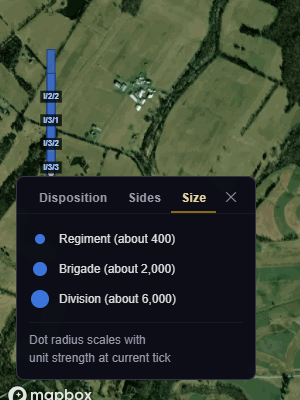
#> input picture docs/pitch/anim/shots/popups/d07-legend-size.png, 300 x 400 px, given in place of d02-cards-tick28.png, which was not available
$ python beforeafter.py
#> lines starting #> are read from the running program, lines starting #| are printed output that depends on the picture
from PIL import Image, ImageDraw, ImageFont
import os
S = 'docs/pitch/anim/shots/popups/'
pairs = [
    ('d02-cards-tick28.png', 'd50-proto-tick28-z13.5.png', 'before-after-tick28.png', 'Tick 28, Reynolds killed: the app today (left) and the Overlay Director prototype (right)'),
    ('d03-cards-tick553.png', 'd51-proto-tick553-z13.5.png', 'before-after-tick553.png', 'Tick 553, Cushing at the Angle: the app today (left) and the prototype (right)'),
]
try:
    font = ImageFont.truetype('C:/Windows/Fonts/segoeui.ttf', 22)
    small = ImageFont.truetype('C:/Windows/Fonts/segoeui.ttf', 18)
except Exception:
    font = small = ImageFont.load_default()
for a, b, out, cap in pairs:
    A = Image.open(S + a).convert('RGB'); B = Image.open(S + b).convert('RGB')
#> further down, A is the input picture: PIL image 300x400 RGB; mean R, G, B 55.2, 64.6, 50.1
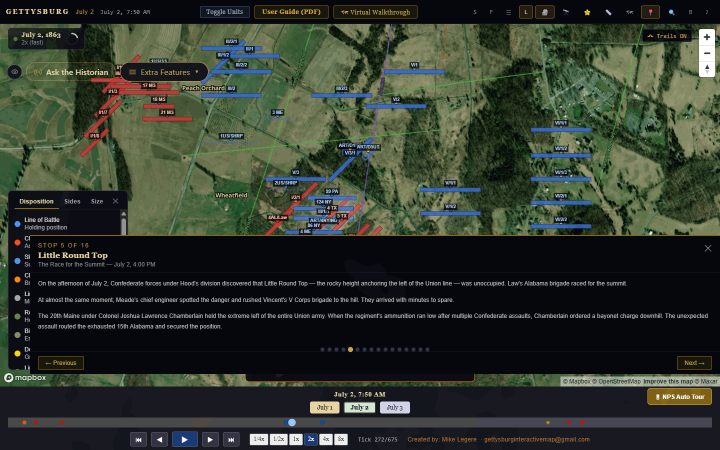
#> input picture docs/pitch/anim/shots/popups/d08c-tour-stop5.png, 1440 x 900 px, given in place of d50-proto-tick28-z13.5.png, which was not available (shown at 1/2 size)
#> further down, B is the input picture: PIL image 1440x900 RGB; mean R, G, B 49.2, 56.1, 45.8
    w, h = A.size
#> w = 300; h = 400
    sc = 0.75
    A = A.resize((int(w * sc), int(h * sc)), Image.LANCZOS); B = B.resize((int(w * sc), int(h * sc)), Image.LANCZOS)
#> after `A = A.resize((int(w * sc), int(h * sc)), Image.LANCZOS)`:
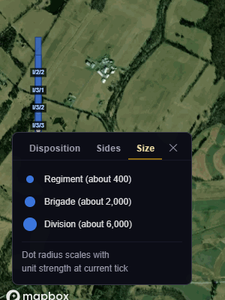
#> A: PIL image 225x300 RGB; mean R, G, B 55.3, 64.6, 50.1
#> after `B = B.resize((int(w * sc), int(h * sc)), Image.LANCZOS)`:
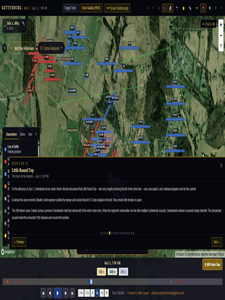
#> B: PIL image 225x300 RGB; mean R, G, B 49.2, 56.1, 45.8
    W = A.width + B.width + 30; H = A.height + 70
#> after `W = A.width + B.width + 30`: W = 480
#> after `H = A.height + 70`: H = 370
    im = Image.new('RGB', (W, H), (10, 10, 20))
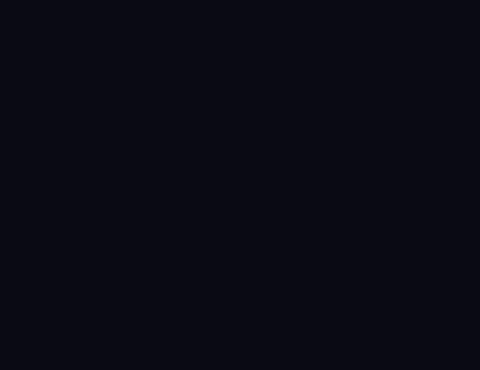
#> im: PIL image 480x370 RGB; mean R, G, B 10, 10, 20
    d = ImageDraw.Draw(im)
    d.text((10, 8), cap, fill=(232, 213, 163), font=font)
    d.text((10, 40), 'today (R1c)', fill=(200, 160, 80), font=small)
    d.text((A.width + 30, 40), 'prototype: captions with leader lines, never on a tile', fill=(200, 160, 80), font=small)
    im.paste(A, (0, 66)); im.paste(B, (A.width + 30, 66))
#> after `im.paste(A, (0, 66))`:
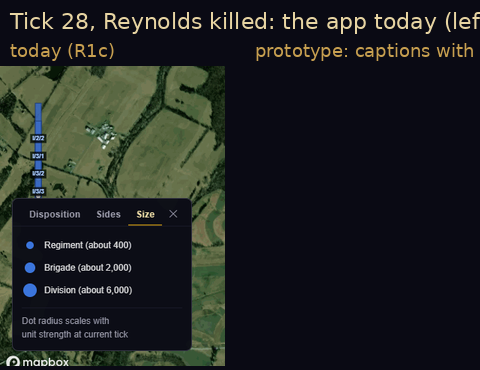
#> im: PIL image 480x370 RGB; mean R, G, B 31.3, 34.3, 33.6
#> after `im.paste(B, (A.width + 30, 66))`:
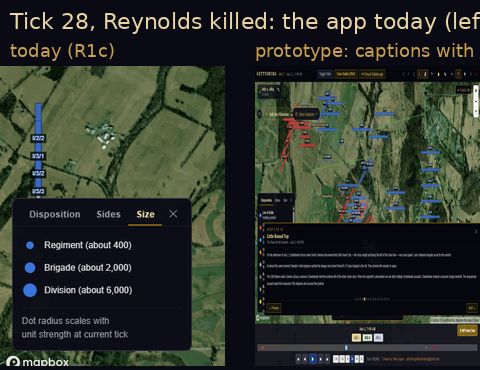
#> im: PIL image 480x370 RGB; mean R, G, B 46.2, 51.8, 43.4
    im.save(S + out, optimize=True)
    print(out, im.size, os.path.getsize(S + out) // 1024, 'KB')
#| before-after-tick28.png (480, 370) 193 KB
#> (the run stopped early here; a loop or call above may not have finished)
